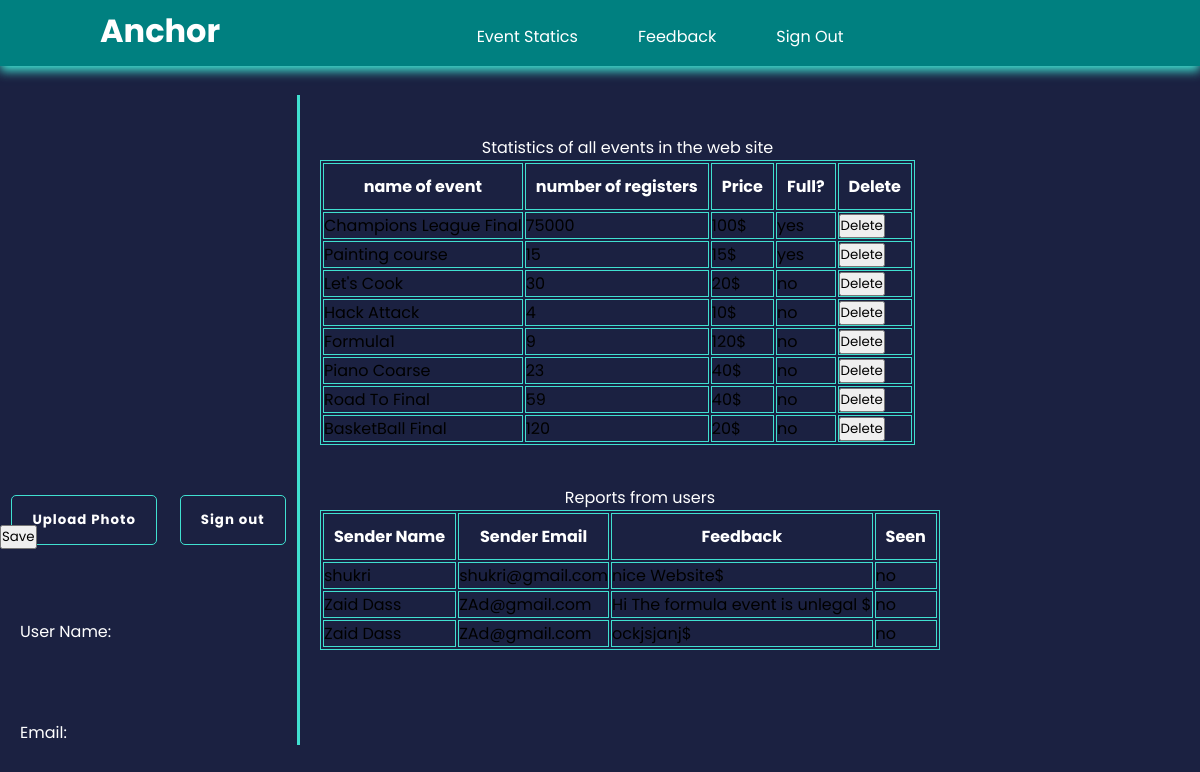
The page /Anchor-master/Anchor-master/AdminInterface.php on the database its author committed.
### tables this page shows
CREATE TABLE `event` (
  `Id` int(11) NOT NULL,
  `EventName` text NOT NULL,
  `NumberOfParticipants` int(11) NOT NULL,
  `MaxNumberOfParticipant` int(11) NOT NULL,
  `EventPic` text NOT NULL,
  `EventDescription` text NOT NULL,
  `EventPrice` int(11) NOT NULL,
  `Type` text NOT NULL,
  `accountNum` int(11) NOT NULL,
  `isdeleted` int(11) NOT NULL
);

CREATE TABLE `feedback` (
  `id` int(11) NOT NULL,
  `sendername` text NOT NULL,
  `senderemail` text NOT NULL,
  `msgcontent` text NOT NULL
);

### Anchor-master/Anchor-master/AdminInterface.php (the view, shortened to what this page needs)
<!DOCTYPE html>
<html lang="en">
<head>
    <link href='https://unpkg.com/boxicons@2.1.4/css/boxicons.min.css' rel='stylesheet'>
    <link rel="stylesheet" href="AdminInterface.css">
</head>
<body>
    <header class="sticky">
        <a href="#" class="logo">Anchor</a>
        <ul class="nav">
            <li><a href="#">Event Statics</a></li>
            <li><a href="#">Feedback</a></li>
            <li><a href="SignIn.php">Sign Out</a></li>
        </ul>
    </header>
    <article>
        <div class="content">
            <img src="<?php echo $_SESSION['profpic'];?>" id="imgch" alt="ProfPic" class="imgup">
            <div class="buttons">
                <button class="select-image" onclick="change()"> Upload Photo</button>
                <button onclick ="window.location.assign('SignIn.php');">Sign out</button>
            </div>
            <form method="post">
                <button type="submit" name="update" >Save</button>
            </form>
            <div class="admin-info">
                <div>
                    <span>User Name: </span>
                </div>
                <div>
                    <span>Email: </span>
                </div>
            </div>
        </div>
            <div class="reorder">
                <div class="statics">
                    <table class="table">
                        <caption>Statistics of all events in the web site</caption>
                        <tr>
                            <th>name of event</th>
                            <th>number of registers</th>
                            <th>Price</th>
                            <th>Full?</th>
                            <th>Delete</th>
                        </tr>
                        <?php
                        $db=new mysqli('localhost','root','','Anchor');
                        $qryString="select * from Event where isdeleted='0'" ;
                        $res=$db->query($qryString);
                        while ($row= $res->fetch_assoc())
                        {
                            ?>
                            <tr>
                                <td> <?php echo $row['EventName'];?> </td>
                                <td> <?php echo $row['NumberOfParticipants'];?> </td>
                                <td> <?php echo $row['EventPrice'].'$';?> </td>
                                <td> <?php if ($row['NumberOfParticipants']==$row['MaxNumberOfParticipant']) echo "yes";else echo "no"; ?> </td>
                              <form method="post">
                               <td> <input name="rowid" value="<?php echo $row['Id'];?>" hidden type="text"><button type="submit" name="delbutton" >Delete</button></td>
                              </form>
                            </tr>
                            <?php
                        }
                        ?>
                    </table>
                </div>
            <div class="statics">
                <table class="table">
                    <caption>Reports from users</caption>
                    <tr>
                        <th>Sender Name</th>
                        <th>Sender Email</th>
                        <th>Feedback</th>
                        <th>Seen</th>
                    </tr>
                    <?php
                    $db=new mysqli('localhost','root','','Anchor');
                    $qryString="select * from feedback " ;
                    $res=$db->query($qryString);
                    while ($row= $res->fetch_assoc())
                    {
                        ?>
                        <tr>
                            <td> <?php echo $row['sendername'];?> </td>
                            <td> <?php echo $row['senderemail'];?> </td>
                            <td> <?php echo $row['msgcontent'].'$';?> </td>
                            <td> no </td>
                        </tr>
                        <?php
                    }
                    ?>
                </table>
            </div>
        </div>
    </article>
</body>
</html>

### Anchor-master/Anchor-master/AdminInterface.css (style rules this page uses)
* { margin: 0; padding: 0; box-sizing: border-box; font-family: 'Poppins' , sans-serif; }
body { background-color: #1b2141; }
header { position: fixed; top:0; left: 0; width: 100%; padding: 7px 100px; display:flex ; justify-content: space-between; align-items: baseline; z-index: 1000; transition: 0.5s; }
.sticky { background-color: teal; box-shadow: 0 5px 10px turquoise; }
header .logo { position: relative; color: white; text-decoration: none; font-size: 2em; font-weight: 700; }
header .nav { display: flex; justify-content: center; align-items: center; }
header ul li { list-style: none; margin: 10px; }
header ul li a { color: white; text-decoration: none; padding: 10px 20px; border-radius: 5px; }
article { display: flex; flex-direction: row; padding: 0; margin-top: 70px; }
article .content { display: flex; flex-direction: column ; width: 25%; height: 650px; border-right: turquoise solid 3px; }
article .content img { min-width: 345px; min-height: 330px; max-width: 345px; max-height: 330px; border-radius: 50%; margin-left:50px ; }
article .content .buttons { margin-top: 50px; display: flex; justify-content: space-around; height: calc(650px - 600px); }
article .content .admin-info { margin-top: 50px; }
article .content .buttons button { display: inline-block; background-color: #1b2141; padding: 10px 20px; margin: 20px 0; border: 1px solid turquoise; font-weight: 700; border-radius: 5px; color: #ffffff; letter-spacing: 1px; height: 50px; }
article .content .admin-info { width: 1017px; margin-top: 70px; margin-left: 20px; height: 200px; display: flex; flex-direction: column; justify-content: space-between; }
article .content .admin-info div span { color: white; margin-right: 20px; }
article .statics .table { margin-top: 40px }
article .statics .table caption { color: white; margin-left: 20px; }
article .statics .table tr th { color: white; padding: 10px; }
table, th, td { border: 1px solid turquoise; }
table { margin-left: 20px; }
.reorder { display: flex; flex-direction: column; }

### rows shown on the page
event: EventName "Champions League Final", NumberOfParticipants "75000", EventPrice "100", MaxNumberOfParticipant "yes"
event: EventName "Painting course", NumberOfParticipants "15", EventPrice "15", MaxNumberOfParticipant "yes"
event: EventName "Let's Cook", NumberOfParticipants "30", EventPrice "20", MaxNumberOfParticipant "no"
event: EventName "Hack Attack", NumberOfParticipants "4", EventPrice "10", MaxNumberOfParticipant "no"
event: EventName "Formula1", NumberOfParticipants "9", EventPrice "120", MaxNumberOfParticipant "no"
event: EventName "Piano Coarse", NumberOfParticipants "23", EventPrice "40", MaxNumberOfParticipant "no"
event: EventName "Road To Final", NumberOfParticipants "59", EventPrice "40", MaxNumberOfParticipant "no"
event: EventName "BasketBall Final", NumberOfParticipants "120", EventPrice "20", MaxNumberOfParticipant "no"
feedback: sendername "shukri", senderemail "shukri@gmail.com", msgcontent "nice Website"
feedback: sendername "Zaid Dass", senderemail "ZAd@gmail.com", msgcontent "Hi The formula event is unlegal"
feedback: sendername "Zaid Dass", senderemail "ZAd@gmail.com", msgcontent "ockjsjanj"
